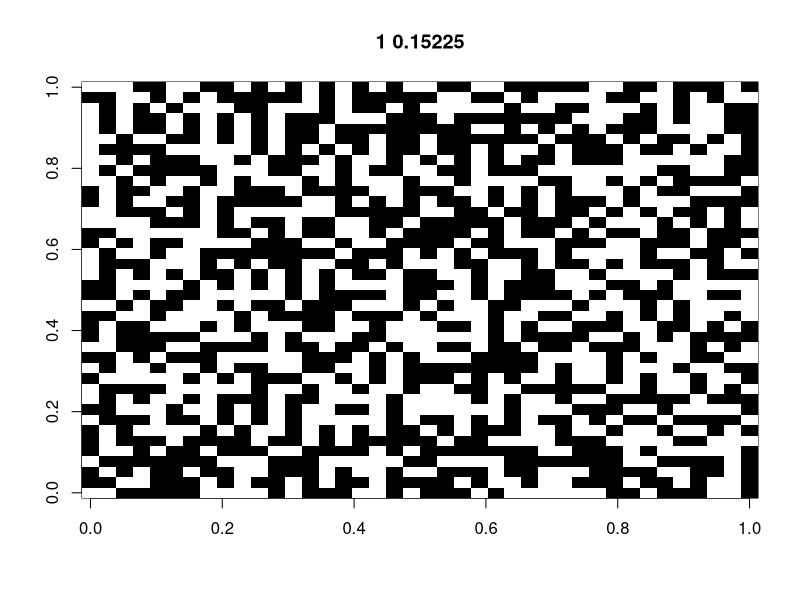
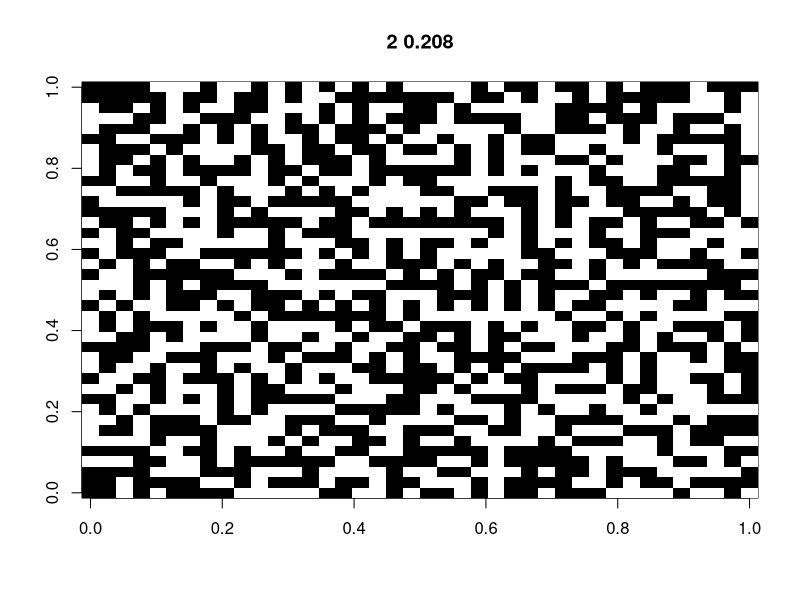
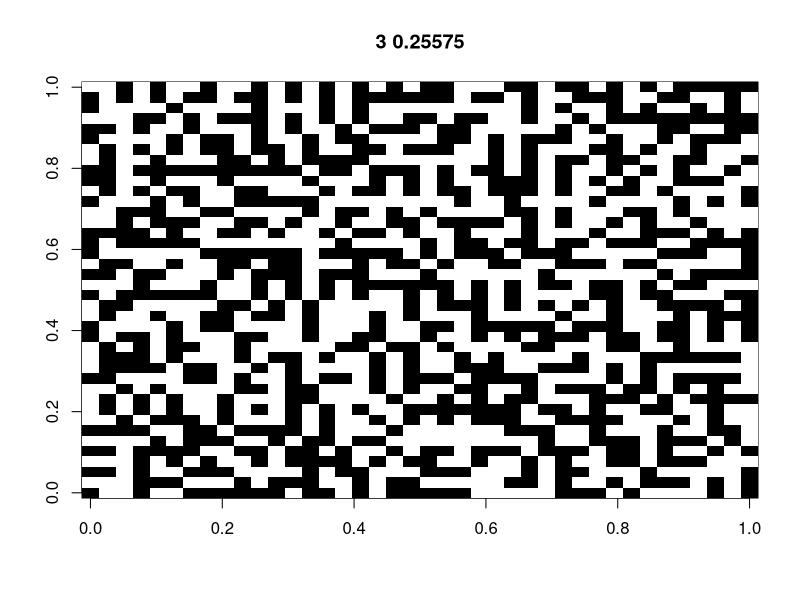
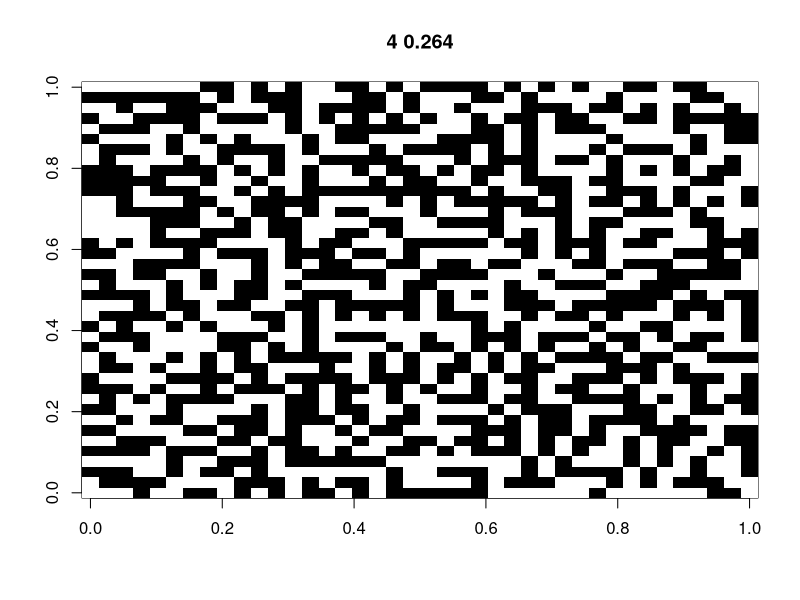
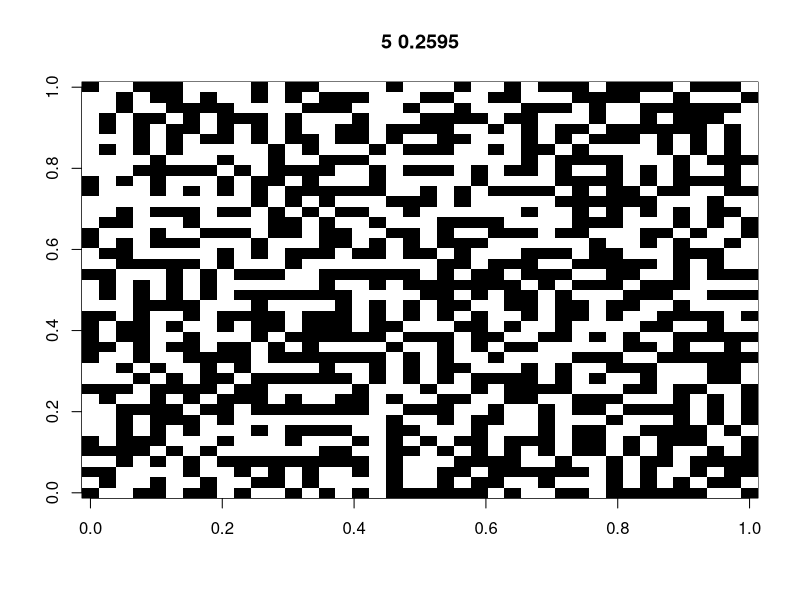
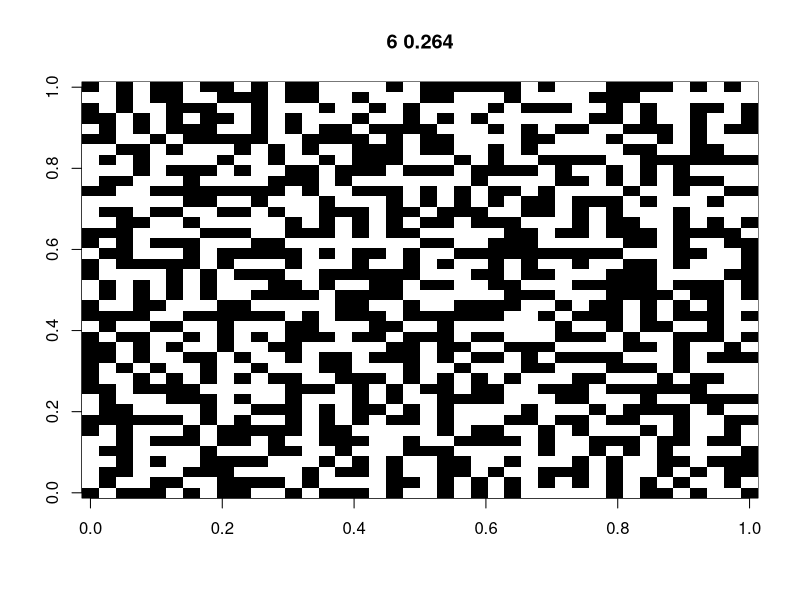
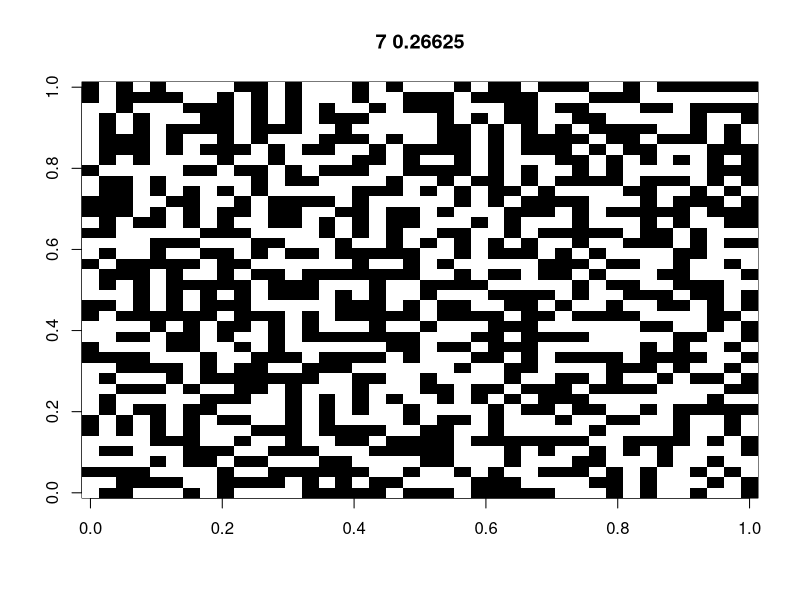
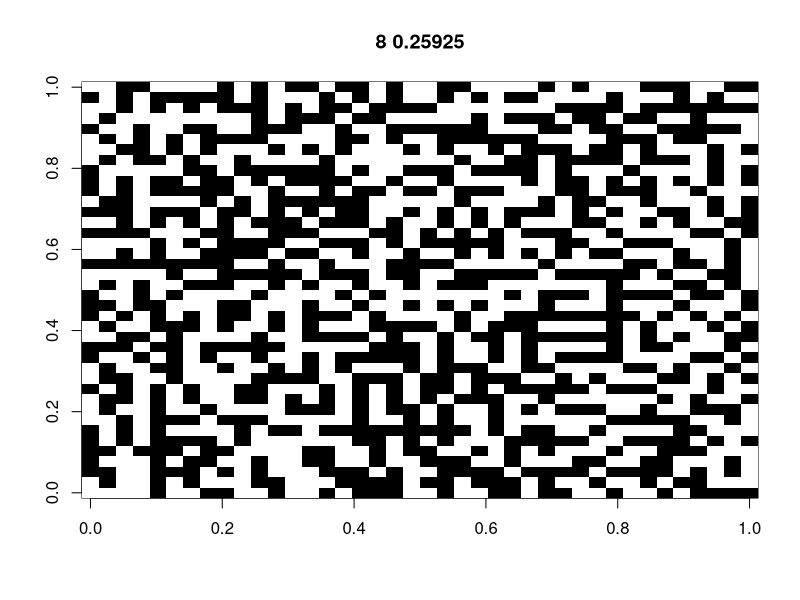

Generate these figures, in order, with R:
library(tidyverse)
library(patchwork)

##############################################
# Figure S1: spatial simulations based on the Ising model

# define functions
XiXj1 = function(id,dmat,range) {
  xi = Xi[id]
  if(xi==0) { xi = 1 } else { xi = xi }
  j = as.numeric(which((dmat[,id]<=range)&(dmat[,id]>0)))
  xj = Xi[j]
  xj[xj==0] = 1
  return(xi*sum(xj))
}

# set coefficients
J = -0.2 #= beta_2; -0.2 and 0.2 for Fig. S1a and b, respectively
h = 0.0 #= beta_1

# set a field
rect = 40
N = rect*rect
Xi = sample(c(-1,1),N,replace=T)

smap = cbind(rep(1:rect,each=rect),
             rep(1:rect,rect)
)
dmat = as.matrix(dist(smap))

group = rep(1,rect*rect)


xixj = c()
for(i in 1:N) xixj = c(xixj, XiXj1(i,dmat=dmat,range=sqrt(2)))
Ei_t0 = (J*xixj+h*Xi)

# MCMC by Gibbs sampling
for(j in 1:100) {
  Xi_t0 = Xi
  
  perm = sample(1:N,N)
  for(i in perm) {
    Xi[i] = sample(c(-1,1),1)
    xi = Xi[i]
    if(xi==0) { xi = 1 }
    Ei = (J*XiXj1(i,dmat=dmat,range=sqrt(2))+h*xi) # set the energy positive to maximize itself
    
    # Metropolis algorithm
    if(Ei_t0[i]<=Ei) {
      Xi[i] = Xi[i]; Ei_t0[i] = Ei
    } else if(runif(1,0,1)<exp(Ei-Ei_t0[i])) {
      Xi[i] = Xi[i]; Ei_t0[i] = Ei
    } else {
      Xi[i] = Xi_t0[i]
    }
  }
  E = mean(Ei_t0)
  image(matrix(Xi,rect,rect),main=paste(j,E),col=c("black","white"))
}


pdf(file=paste0("../IsingJ",J,"_h",h,"cnt_d1.pdf"), width=5, height=5)
image(t(matrix(Xi,rect,rect)),main=paste(j,E),col=c("black","white"),las=1,xaxt="n",yaxt="n")
dev.off()

############
# Figure S2
W_AA = function(x,b1,b2,b12) (b12+b2)*(2*x-1)+b1+1
W_Aa = function(x,b1,b2,b12) 1
W_aa = function(x,b1,b2,b12) (b12-b2)*(2*x-1)-b1+1

W_A = function(x,b1,b2,b12) x*W_AA(x,b1,b2,b12)+(1-x)*W_Aa(x,b1,b2,b12)
W_a = function(x,b1,b2,b12) x*W_Aa(x,b1,b2,b12)+(1-x)*W_aa(x,b1,b2,b12)
W_m = function(x,b1,b2,b12) x*W_A(x,b1,b2,b12)+(1-x)*W_a(x,b1,b2,b12)

wplot = function(b1,b2,b12) {
  p2 = 0.5*(b12-b2)/b12
  w2 = p2*W_A(p2,b1,b2,b12)+(1-p2)*W_a(p2,b1,b2,b12)
  p = ggplot(NULL,aes(x=0.5,y=0.5*W_A(0.5,b1,b2,b12)+(1-0.5)*W_a(0.5,b1,b2,b12))) + 
    ylim(0.5,1.5) + xlim(0,1) + theme_classic() +
    geom_function(fun=W_A, col=grey(0.0,1.0),args=list(b1,b2,b12)) +
    geom_function(fun=W_a, col=grey(0.0,0.5),args=list(b1,b2,b12)) + 
    geom_function(fun=W_m, lty=2,args=list(b1,b2,b12)) + 
    ylab(expression(y[k[i]])) + xlab(expression(f["q,A"])) +
    labs(subtitle=bquote(beta["q,s"]*"="*.(b1)*"; "*beta["q,n"]*"="*.(b12)*"; "*beta["q,sxn"]*"="*.(b2)))
  return(p)
} 

pa = wplot(b1=0.1,b2=-0.2,b12=0.0)
pa = pa + geom_text(aes(x=0.025,y=1.5),label="(black): A alleles",size=3,hjust=0) + 
  geom_text(aes(x=0.025,y=1.4),label="(gray): a alleles",colour=grey(0.5,1),size=3,hjust=0) +
  geom_text(aes(x=0.025,y=1.3),label="(dashed): weighted mean",size=3,hjust=0)
pb = wplot(b1=0.0,b2=-0.2,b12=0.3)
pc = wplot(b1=0.1,b2=-0.2,b12=-0.3)
pd = wplot(b1=0.1,b2=0.2,b12=0)
pe = wplot(b1=0.0,b2=0.2,b12=0.3)
pf = wplot(b1=0.1,b2=0.2,b12=-0.3)

p = (pa | pb | pc) / (pd | pe | pf) + plot_annotation(tag_levels = "a")
ggsave(p,filename="../figs_numerical.pdf",width=8,height=6)
